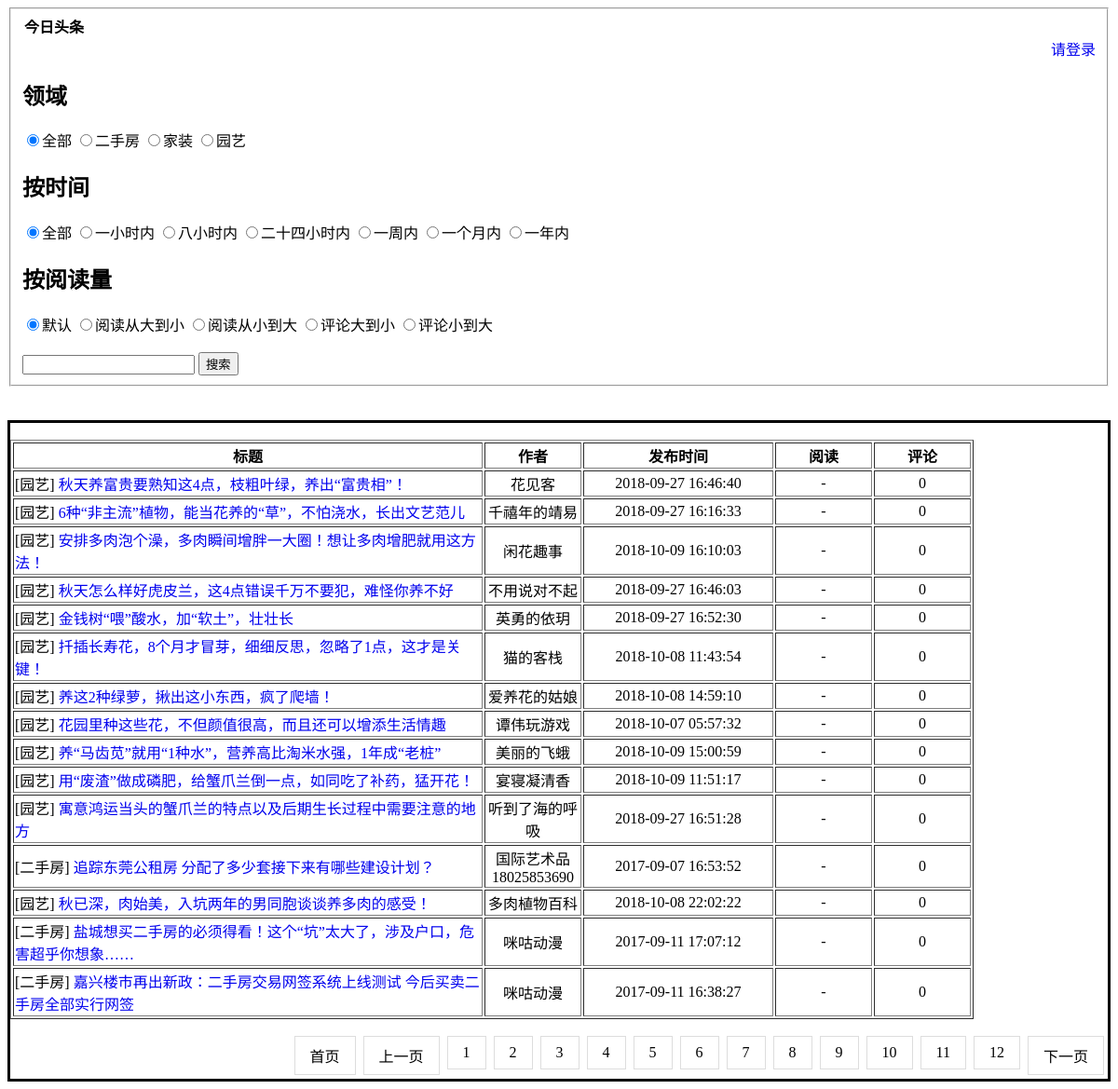
/?page=4, run on the app's committed database.
### silo/models.py (models this page shows)
class NewsInfo(models.Model):
    Title = models.CharField(max_length=100)
    Url = models.CharField(max_length=100)
    Author = models.CharField(max_length=20)
    Time = models.CharField(max_length=50)
    Reading = models.CharField(max_length=20)
    Comment = models.CharField(max_length=20)
    Classify = models.CharField(max_length=20)
    Content = models.CharField(max_length=10000)

### silo/views.py (the view)
# urls.py: url('^$', views.TianTian),
def TianTian(request):
    contact_list = NewsInfo.objects.filter()
    contacts=pages(request,contact_list)
    return render(request,'index.html',{'contacts': contacts})

### silo/views.py (called while the page is built)
def pages(request,contact_list):
    paginator = Paginator(contact_list,15)  # Show 25 contacts per page
    page = request.GET.get('page',1)
    contacts = paginator.page(page)
    return contacts

### templates/index.html (shortened to what this page needs)
<!DOCTYPE html>
<html lang="en">
<head>
</head>
<body>
<fieldset>
    <form method="post" action="/search/" id="search_form">
    <legend><b>今日头条</b></legend>
    <div style="text-align: right"><a href="#">请登录</a></div>
        <div>
            <h2>领域</h2>
            <label><input type="radio" checked="true" onclick="cateForm()" name="cate_id" value="" />全部</label>
            <label><input type="radio"  onclick="cateForm(69)" name="cate_id" value="[二手房]"/>二手房</label>
            <label><input type="radio"  onclick="cateForm(68)" name="cate_id" value="[家装]"/>家装</label>
            <label><input type="radio"  onclick="cateForm(67)" name="cate_id" value="园艺"/>园艺</label>
        <div>
            <h2>按时间</h2>
            <label><input type="radio" checked="true" onclick="timeForm();return false;" name="time_type" value="" />全部</label>
            <label><input type="radio"  onclick="timeForm(1);return false;" name="time_type" value="1"/>一小时内</label>
            <label><input type="radio"  onclick="timeForm(2);return false;" name="time_type" value="2"/>八小时内</label>
            <label><input type="radio"  onclick="timeForm(3);return false;" name="time_type" value="3"/>二十四小时内</label>
            <label><input type="radio"  onclick="timeForm(4);return false;" name="time_type" value="4"/>一周内</label>
            <label><input type="radio"  onclick="timeForm(5);return false;" name="time_type" value="5"/>一个月内</label>
            <label><input type="radio"  onclick="timeForm(6);return false;" name="time_type" value="6"/>一年内</label><br>
            <h2>按阅读量</h2>
            <label><input type="radio" checked="true" onclick="readOrderForm()" name="read_order" value=""/>默认</label>
            <label><input type="radio"  onclick="readOrderForm(2);return false;"  name="read_order" value="2"/>阅读从大到小</label>
            <label><input type="radio"  onclick="readOrderForm(1);return false;" name="read_order" value="1"/>阅读从小到大</label>
            <label><input type="radio"  onclick="readOrderForm(4);return false;"  name="read_order" value="4"/>评论大到小</label>
            <label><input type="radio"  onclick="readOrderForm(3);return false;" name="read_order" value="3"/>评论小到大</label>
        </div><br>
<div >
        <div>
            <input type="text" name="search" />
            <input type="button" onclick="submitForm();return false;" value="搜索"/>
        </div>
</div>
    </div>
    </form>
</fieldset><br><br>
<div style="border: solid">
    <table border="1">
        <thead>
            <tr>
                <th width="500">标题</th>
                <th width="100">作者</th>
                <th width="200" >发布时间</th>
                <th width="100">阅读</th>
                <th width="100"> 评论</th>
            </tr>
        </thead>
        <tbody>
        {% for data in contacts %}
            <tr>
                <td>{{ data.Classify }}<a href="/content/{{ data.id }}/" style="text-decoration: none;">{{ data.Title }}</a></td>
                <td style="text-align: center">{{ data.Author }}</td>
                <td style="text-align: center">{{ data.Time }}</td>
                <td style="text-align: center">
                    {% if data.Reading != ' ' %}
                    {{ data.Reading }}
                    {% else %}
                         -
                    {% endif %}
                </td>
                <td style="text-align: center">{{ data.Comment }}</td>
            </tr>
        {% endfor %}
        </tbody><br>
    </table>
<br>
<div name="page" style="text-align: right" >
<nav aria-label="Pag navigation">
    <ul class="pagination" >
       <li> <a href="?page=1">首页</a></li>
        {% if contacts.has_previous %}
            <li><a href="?page={{ contacts.previous_page_number }}" aria-label="Previous">上一页</a></li>
        {% endif %}
        {% for pg in contacts.paginator.page_range %}
            {% if contacts.number == pg %}
            <li >
            <a href="?page={{ pg }}">{{ pg }}</a>
            </li>
            {% else %}
            <li  >
            <a href="?page={{ pg }}">{{ pg }}</a>
            </li>
        {% endif %}
        {% endfor %}
        {% if contacts.has_next %}
            <li><a href="?page={{ contacts.next_page_number }}" aria-label="Next">下一页</a></li>
        {% endif %}
    </ul>
</nav>
</div>
</div>
</body>
</html>

### templates/index.html (style rules this page uses)
a { text-decoration: none; }
ul.pagination { display: inline-block; padding: 0; margin: 0; }
ul.pagination li { display: inline; }
ul.pagination li a { color: black; float: left; padding: 8px 16px; text-decoration: none; transition: background-color .3s; border: 1px solid #ddd; margin: 0 4px; }

### data on the page
NewsInfo: Classify "[园艺]", Title "秋天养富贵要熟知这4点，枝粗叶绿，养出“富贵相”！", Author "花见客", Time "2018-09-27 16:46:40", Comment "0"
NewsInfo: Classify "[园艺]", Title "6种“非主流”植物，能当花养的“草”，不怕浇水，长出文艺范儿", Author "千禧年的靖易", Time "2018-09-27 16:16:33", Comment "0"
NewsInfo: Classify "[园艺]", Title "安排多肉泡个澡，多肉瞬间增胖一大圈！想让多肉增肥就用这方法！", Author "闲花趣事", Time "2018-10-09 16:10:03", Comment "0"
NewsInfo: Classify "[园艺]", Title "秋天怎么样好虎皮兰，这4点错误千万不要犯，难怪你养不好", Author "不用说对不起", Time "2018-09-27 16:46:03", Comment "0"
NewsInfo: Classify "[园艺]", Title "金钱树“喂”酸水，加“软土”，壮壮长", Author "英勇的依玥", Time "2018-09-27 16:52:30", Comment "0"
NewsInfo: Classify "[园艺]", Title "扦插长寿花，8个月才冒芽，细细反思，忽略了1点，这才是关键！", Author "猫的客栈", Time "2018-10-08 11:43:54", Comment "0"
NewsInfo: Classify "[园艺]", Title "养这2种绿萝，揪出这小东西，疯了爬墙！", Author "爱养花的姑娘", Time "2018-10-08 14:59:10", Comment "0"
NewsInfo: Classify "[园艺]", Title "花园里种这些花，不但颜值很高，而且还可以增添生活情趣", Author "谭伟玩游戏", Time "2018-10-07 05:57:32", Comment "0"
NewsInfo: Classify "[园艺]", Title "养“马齿苋”就用“1种水”，营养高比淘米水强，1年成“老桩”", Author "美丽的飞蛾", Time "2018-10-09 15:00:59", Comment "0"
NewsInfo: Classify "[园艺]", Title "用“废渣”做成磷肥，给蟹爪兰倒一点，如同吃了补药，猛开花！", Author "宴寝凝清香", Time "2018-10-09 11:51:17", Comment "0"
NewsInfo: Classify "[园艺]", Title "寓意鸿运当头的蟹爪兰的特点以及后期生长过程中需要注意的地方", Author "听到了海的呼吸", Time "2018-09-27 16:51:28", Comment "0"
NewsInfo: Classify "[二手房]", Title "追踪东莞公租房 分配了多少套接下来有哪些建设计划？", Author "国际艺术品18025853690", Time "2017-09-07 16:53:52", Comment "0"
NewsInfo: Classify "[园艺]", Title "秋已深，肉始美，入坑两年的男同胞谈谈养多肉的感受！", Author "多肉植物百科", Time "2018-10-08 22:02:22", Comment "0"
NewsInfo: Classify "[二手房]", Title "盐城想买二手房的必须得看！这个“坑”太大了，涉及户口，危害超乎你想象……", Author "咪咕动漫", Time "2017-09-11 17:07:12", Comment "0"
NewsInfo: Classify "[二手房]", Title "嘉兴楼市再出新政：二手房交易网签系统上线测试 今后买卖二手房全部实行网签", Author "咪咕动漫", Time "2017-09-11 16:38:27", Comment "0"

### other printed values
{{ pg }} "1" "2" "3" "5" "6" "7" "8" "9" "10" "11" "12"
{{ pg }} "4"
